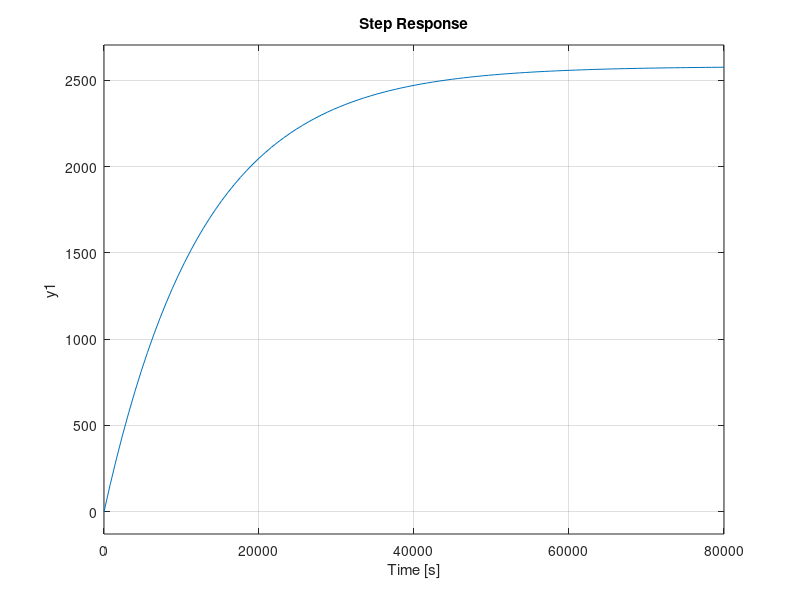
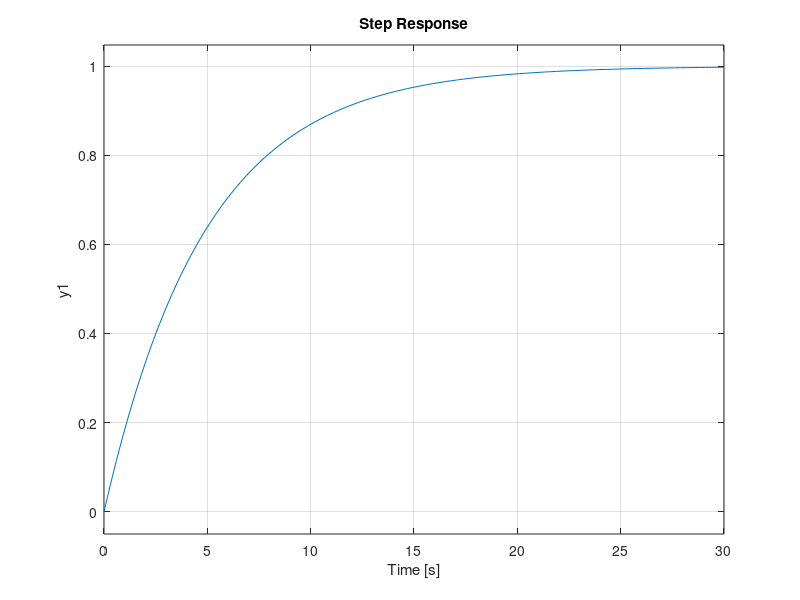

Write MATLAB code to recreate these figures, in order. (Note: this script raises an error after producing the figures.)

ruta='MatLab WorkSpace/TPI/TdC/images/'; %ejecutar primero

%% sin controlador 

fig=figure(1)
num=[2580];
den=[12664 1];
FTLA = tf(num,den)
step(FTLA);
saveas(fig,strcat(ruta,'ftla_sin_cont.png'));

fig=figure(2)
den2=[12664 2581];
FTLC = tf(num,den2)
step(FTLC);
saveas(fig,strcat(ruta,'ftlc_sin_cont.png'));

%% retardo de 2.1 segundos (solo funciona en lazo cerrado)

fig=figure(3);
num=[2580];
den=[12664 1];
FTLA = tf(num,den,'InputDelay',2.1) %si se cambia retardo, cambiar nombre
step(FTLA);
saveas(fig,strcat(ruta,'ftla_retardo2-1.png'));
%Como es de esperarse, en lazo abierto no afecta a C(t)
%Afecta, pero requiere un mayor tiempo de retardo

fig=figure(4);
den2=[12664 2581];
FTLC = tf(num,den2,'InputDelay',2.1) %si se cambia retardo, cambiar nombre
step(FTLC);
saveas(fig,strcat(ruta,'ftlc_retardo2-1.png'));


%% sintonizacion de controlador P pidTuner

num=[2580];
den=[12664 2581];
Gp = tf(num,den)

Gc = pidtune(Gp,'P')
%pidTuner(Gp,Gc);

%Despues del tuner
Kp = 5.473;
Gc = Kp;

fig=figure(1);
hold on;
FTLA = Gp*Gc;
FTLC = feedback(FTLA,1)
step(FTLC,'-r');
%saveas(fig,strcat(ruta,'pidtuner_p.png'));


% sintonizacion de controlador PI

num=[2580];
den=[12664 2581];
Gp = tf(num,den)

Gc = pidtune(Gp,'PI') 
%pidTuner(Gp,Gc);

%Despues del tuner
Kp = 6.77;
Ki = 1.38;
Gc = Kp + tf([Ki],[1 0]);

%fig=figure(1);
FTLA = Gp*Gc;
FTLC = feedback(FTLA,1)
step(FTLC,'-k');
%saveas(fig,strcat(ruta,'pidtuner_pi.png'));


% sintonizacion de controlador PD

num=[2580];
den=[12664 2581];
Gp = tf(num,den)

Gc = pidtune(Gp,'PD') 
%pidTuner(Gp,Gc);

%Despues del tuner
Kp = 6.847;
Kd = 0;  
Gc = Kp + tf([Kd 0],[1]);

%fig=figure(1);
FTLA = Gp*Gc;
FTLC = feedback(FTLA,1)
step(FTLC,'-b');
%saveas(fig,strcat(ruta,'pidtuner_pd.png'));


% sintonizacion de controlador PID

num=[2580];
den=[12664 2581];
Gp = tf(num,den)
Gc = pidtune(Gp,'PID')

%pidTuner(Gp,Gc);

%Despues del tuner
Kp = 6.178;
Ki = 1.259;
kd = 0;   %pidTuner no sintoniza el derivativo?

Gc = Kp + tf([Ki],[1 0]) + tf([kd 0],[1]);

%fig=figure(1);
FTLC = Gp*Gc/(1+Gp*Gc)
step(FTLC,'-g');
legend('P','PI','PD','PID');
ylim([0 1.2]);
saveas(fig,strcat(ruta,'pidtuner_todos.png'));


%% sintonizacion pidTuner con retardo P
k=2580;
L=2.1;
T=12664;
num=[k];
den=[T 1];
Gp = tf(num,den,'InputDelay',L)
FTLCp=feedback(Gp,1)


Gc = pidtune(FTLCp,'P')
pidTuner(FTLCp,Gc);

%Despues del tuner
Kp = 1.503; % un buen valor, teniendo en cuenta el analisis siguiente (curva de reaccion del proceso)
Gc = Kp;

fig=figure(1);
FTLA = Gp*Gc;
FTLC = feedback(FTLA,1)
step(FTLC);
saveas(fig,strcat(ruta,'pidtuner_retraso2-1_p.png'));


%% sintonizacion pidTuner con retardo PI
k=2580;
L=2.1;
T=12664;
num=[k];
den=[T 1];
Gp = tf(num,den,'InputDelay',L);
FTLCpi=feedback(Gp,1);

Gc = pidtune(FTLCpi,'PI');
pidTuner(FTLCpi,Gc);

%Despues del tuner
kp = 0.446; %inestable, por que?? con 1.001 queda bien (cumple requerimiento de overshoot<1%)
ki = 0.267; %queda inestable, por que?? con 0.0000000000001 queda bien
Gc = kp + tf([ki],[1 0]);

fig=figure(1);
FTLA = Gp*Gc;
FTLC = feedback(FTLA,1)
step(FTLC);
saveas(fig,strcat(ruta,'pidtuner_retraso2-1_pi.png'));


%% sintonizacion metodo de la curva de reaccion del proceso
fig=figure(5);
hold on;

k=2580;
L=2.1; % con L=7.71, sistema criticamente estable, por que?? --> si aumenta el retraso tiene que disminuir kp para que el sistema sea estable
T=12664;
num=[k];
den=[T 1];
Gp = tf(num,den,'InputDelay',L); %si se usa la funcion con retardo para calcular FTLC con controlador da cualquier cosa
FTLC=feedback(Gp,1);  %esta da bien con un Gp con retardo, entonces lo demas tambien deberia estar bien, quizas es un error grafico
%step(FTLC,'-k'); %si se grafica junto con los otros no se ve bien, porque es mucho mas lenta la respuesta (L=2.1)
                 %grafica parecida en cuato a tiempo de respuesta (L=20000)
                 %Lo anterior es valido usando los valores de parametros de la tabla
                 %Poniendo valores distintos, por ej kp=2(en vez de 6), se tiene una respues similar con valores normales de retardo
                 

%proporcional
kp=T/L  %T/L=6.3 (L=2000) hace inestable el sistema, por que el valor de la tabla no da estable??
Gc=kp;
FTLAP=Gc*Gp;
FTLCP=feedback(FTLAP,1);
%step(FTLCP,'-b');

% PI
kp=1.001%0.9*T/L
ki=0.0000000000001%kp/(L/0.3)
Gc=kp + tf([ki],[1 0]);
FTLAPI=Gc*Gp;
FTLCPI=feedback(FTLAPI,1);
step(FTLCPI,'-r');

figure(6);
bode(FTLAPI);

%PID  provoca error grafico al graficarlo junto con los otros
kp=1.2*T/L
ki=kp/(2*L)
kd=kp*(0.5*L)
Gc=kp + tf([ki],[1 0]) + tf([kd 0],[1]);
FTLAPID=Gc*Gp;
FTLCPID=feedback(FTLAPID,1);
%step(FTLCPID,'-m');

%xlim([0 100]);
legend('Sin controlador','P','PI','PID');
saveas(fig,strcat(ruta,'curva_reaccion_todos.png'));
%ver las graficas, por que quedan asi


%% Sintonizacion ultima ganancia
Kcr=1; %no existe k critico, el sistema no se inestabiliza 
Pcr=0; %no existe periodo critico
EC=[12664 Kcr*2580+1]; %denominador FTLC con controlador proporcional

num=[Kcr*2580]
den=[12664 1];
FTLA=tf(num,den);

fig=figure(1);
rlocus(FTLA);   %confirma que el sistema nunca se inestabiliza
saveas(fig,strcat(ruta,'rlocus_utl_ganancia.png'));
%NO se puede aplicar el metodo


%% Análisis de estabilidad
num=[2580];
den=[12664 1];
Gp = tf(num,den);

%proporcional
Kp = 5.473;
Gc = Kp;
FTLA = Gp*Gc;

fig=figure(6);
rlocus(FTLA);
saveas(fig,strcat(ruta,'estabilidad_pidtuner_p.png'));


%PI
Kp = 6.77;
Ki = 1.38;
Gc = Kp + tf([Ki],[1 0]);
FTLA = Gp*Gc;

fig=figure(7);
rlocus(FTLA);
saveas(fig,strcat(ruta,'estabilidad_pidtuner_pi.png'));


%PD
Kp=6.847;
Kd=0;
Gc = Kp + tf([Kd 0],[1]);
FTLA = Gp*Gc;

fig=figure(8);
rlocus(FTLA);
saveas(fig,strcat(ruta,'estabilidad_pidtuner_pd.png'));


%PID
Kp = 6.178;
Ki = 1.259;
Kd = 0;
Gc = Kp + tf([Ki],[1 0]) + tf([kd 0],[1]);
FTLA = Gp*Gc;

fig=figure(9);
rlocus(FTLA);
saveas(fig,strcat(ruta,'estabilidad_pidtuner_pid.png'));






